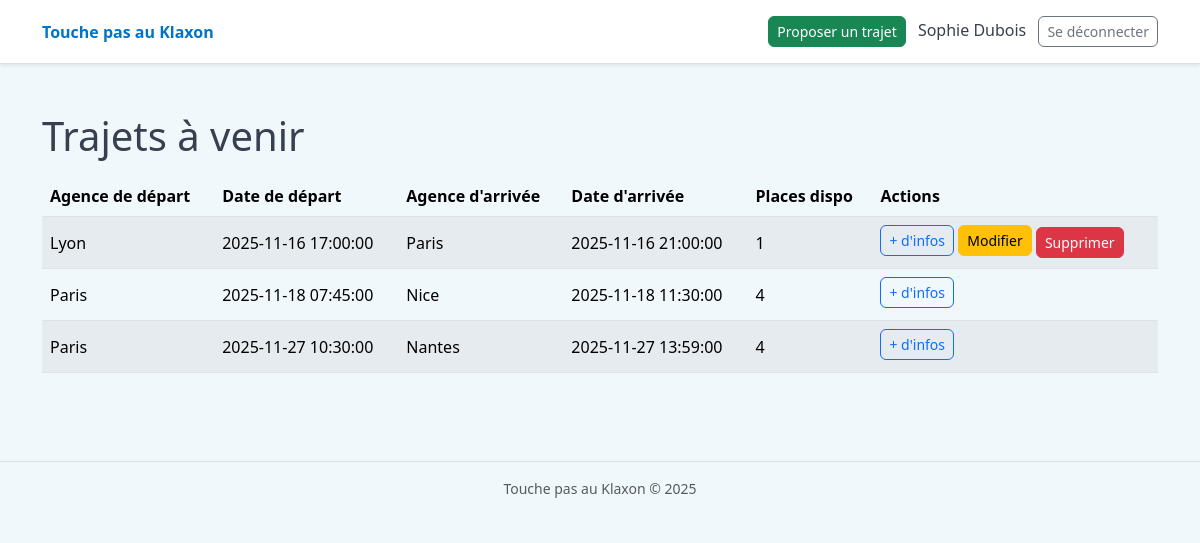
Screenshot of / (signed in) with the database file from the repository.
### tables this page shows
CREATE TABLE `utilisateur` (
  `id_user` int(11) NOT NULL,
  `nom` varchar(100) NOT NULL,
  `prenom` varchar(100) NOT NULL,
  `telephone` varchar(20) DEFAULT NULL,
  `email` varchar(150) NOT NULL,
  `mot_de_passe` varchar(255) NOT NULL,
  `role` enum('admin','user') NOT NULL DEFAULT 'user',
  `created_at` datetime NOT NULL DEFAULT CURRENT_TIMESTAMP
);

CREATE TABLE `trajet` (
  `id_trajet` int(11) NOT NULL,
  `utilisateur_id` int(11) NOT NULL,
  `agence_depart_id` int(11) NOT NULL,
  `agence_arrivee_id` int(11) NOT NULL,
  `date_heure_depart` datetime NOT NULL,
  `date_heure_arrivee` datetime NOT NULL,
  `nb_places_total` int(11) NOT NULL,
  `nb_places_disponibles` int(11) NOT NULL,
  `commentaire` text,
  `created_at` datetime NOT NULL DEFAULT CURRENT_TIMESTAMP
);

CREATE TABLE `agence` (
  `id_agence` int(11) NOT NULL,
  `nom` varchar(120) NOT NULL
);

### src/Controller/HomeController.php (called while the page is built, shortened)
<?php
class HomeController
{
    public function index()
    {
        $trajetModel = new Trajet();
        $trajets = $trajetModel->getFutursAvecPlaces();
        $user = isset($_SESSION['user']) ? $_SESSION['user'] : null;
        require __DIR__ . '/../View/home.php';
    }
}

### src/Core/Router.php (called while the page is built, shortened)
<?php
class Router
{
    private $routes = [
        'GET' => [],
        'POST' => [],
    ];
    public function get(string $path, string $action): void
    {
        $this->routes['GET'][$path] = $action;
    }
    public function post(string $path, string $action): void
    {
        $this->routes['POST'][$path] = $action;
    }
    public function run(): void
    {
        $method = $_SERVER['REQUEST_METHOD'] ?? 'GET';
        $uri = parse_url($_SERVER['REQUEST_URI'] ?? '/', PHP_URL_PATH) ?? '/';
        $action = $this->routes[$method][$uri] ?? null;
        list($class, $methodName) = explode('@', $action);
        $controller = new $class();
        $controller->$methodName();
    }
}

### public/index.php (called while the page is built, shortened)
<?php
$router = new Router();
$router->get('/', 'App\Controller\HomeController@index');
$router->get('/login', 'App\Controller\AuthController@loginForm');
$router->post('/login', 'App\Controller\AuthController@login');
$router->get('/logout', 'App\Controller\AuthController@logout');
$router->get('/trajets/show', 'App\Controller\TrajetController@show');
$router->get('/trajets/create', 'App\Controller\TrajetController@create');
$router->post('/trajets', 'App\Controller\TrajetController@store');
$router->get('/trajets/edit', 'App\Controller\TrajetController@edit');
$router->post('/trajets/update', 'App\Controller\TrajetController@update');
$router->post('/trajets/delete', 'App\Controller\TrajetController@delete');
$router->get('/admin', 'App\Controller\AdminController@index');
$router->get('/admin/agences', 'App\Controller\AdminController@agences');
$router->post('/admin/agences/store', 'App\Controller\AdminController@storeAgence');
$router->post('/admin/agences/delete', 'App\Controller\AdminController@deleteAgence');
$router->run();

### src/Model/Trajet.php (called while the page is built, shortened)
<?php
class Trajet
{
    public function getFutursAvecPlaces()
    {
        $pdo = Database::getConnection();
        $sql = "
            SELECT
                t.id_trajet,
                t.date_heure_depart AS date_depart,
                t.date_heure_arrivee AS date_arrivee,
                t.nb_places_total,
                t.nb_places_disponibles,
                ad.nom AS depart,
                aa.nom AS arrivee,
                u.id_user AS conducteur_id,
                u.prenom AS conducteur_prenom,
                u.nom AS conducteur_nom,
                u.email AS conducteur_email,
                u.telephone AS conducteur_tel
            FROM trajet t
            JOIN agence ad ON ad.id_agence = t.agence_depart_id
            JOIN agence aa ON aa.id_agence = t.agence_arrivee_id
            JOIN utilisateur u ON u.id_user = t.utilisateur_id
            WHERE t.date_heure_depart > NOW()
              AND t.nb_places_disponibles > 0
            ORDER BY t.date_heure_depart ASC
        ";
        return $pdo->query($sql)->fetchAll(PDO::FETCH_ASSOC);
    }
}

### src/View/Home.php (the view, shortened to what this page needs)
<!doctype html>
<html lang="fr">
<head>
    <link rel="stylesheet"
          href="https://cdn.jsdelivr.net/npm/bootstrap@5.3.3/dist/css/bootstrap.min.css">
    <link rel="stylesheet" href="/css/theme.css">
</head>
<body>
<?php require __DIR__ . '/partials/header_app.php'; ?>
<div class="container py-4">
    <h1 class="mb-3">Trajets à venir</h1>
    <table class="table table-striped align-middle">
        <thead>
        <tr>
            <th>Agence de départ</th>
            <th>Date de départ</th>
            <th>Agence d'arrivée</th>
            <th>Date d'arrivée</th>
            <th>Places dispo</th>
            <th>Actions</th>
        </tr>
        </thead>
        <tbody>
        <?php if (empty($trajets)): ?>
            <tr>
                <td colspan="6">
                    <em>Aucun trajet à venir pour le moment.</em>
                </td>
            </tr>
        <?php else: ?>
            <?php foreach ($trajets as $t): ?>
                <tr>
                    <td><?= htmlspecialchars($t['depart']) ?></td>
                    <td><?= htmlspecialchars($t['date_depart']) ?></td>
                    <td><?= htmlspecialchars($t['arrivee']) ?></td>
                    <td><?= htmlspecialchars($t['date_arrivee']) ?></td>
                    <td><?= (int)$t['nb_places_disponibles'] ?></td>
                    <td>
                        <?php if (!empty($user)): ?>
                            <button type="button"
                                    class="btn btn-sm btn-outline-primary mb-1"
                                    data-bs-toggle="modal"
                                    data-bs-target="#trajetModal"
                                    data-depart="<?= htmlspecialchars($t['depart'], ENT_QUOTES) ?>"
                                    data-datedepart="<?= htmlspecialchars($t['date_depart'], ENT_QUOTES) ?>"
                                    data-arrivee="<?= htmlspecialchars($t['arrivee'], ENT_QUOTES) ?>"
                                    data-datearrivee="<?= htmlspecialchars($t['date_arrivee'], ENT_QUOTES) ?>"
                                    data-conducteur="<?= htmlspecialchars($t['conducteur_prenom'] . ' ' . $t['conducteur_nom'], ENT_QUOTES) ?>"
                                    data-email="<?= htmlspecialchars($t['conducteur_email'], ENT_QUOTES) ?>"
                                    data-telephone="<?= htmlspecialchars($t['conducteur_tel'], ENT_QUOTES) ?>"
                                    data-placestotales="<?= (int)$t['nb_places_total'] ?>"
                                    data-placesdispo="<?= (int)$t['nb_places_disponibles'] ?>">
                                + d'infos
                            </button>
                        <?php endif; ?>
                        <?php if (!empty($user) && (int)$user['id'] === (int)$t['conducteur_id']): ?>
                            <a href="/trajets/edit?id=<?= (int)$t['id_trajet'] ?>"
                               class="btn btn-sm btn-warning mb-1">
                                Modifier
                            </a>
                            <form action="/trajets/delete" method="post" class="d-inline"
                                  onsubmit="return confirm('Supprimer ce trajet ?');">
                                <button type="submit" class="btn btn-sm btn-danger">
                                    Supprimer
                                </button>
                            </form>
                        <?php endif; ?>
                    </td>
                </tr>
            <?php endforeach; ?>
        <?php endif; ?>
        </tbody>
    </table>
</div>
<?php require __DIR__ . '/partials/footer.php'; ?>
</body>
</html>

### src/View/partials/header_app.php (shortened to what this page needs)
<header class="mb-4 border-bottom bg-white shadow-sm">
    <div class="container d-flex justify-content-between align-items-center py-3">
        <a href="/" class="navbar-brand fw-bold text-primary text-decoration-none">
            Touche pas au Klaxon
        </a>
        <div>
            <?php if (empty($user)): ?>
                <a href="/login" class="btn btn-primary btn-sm">
                    Se connecter
                </a>
            <?php else: ?>
                <a href="/trajets/create" class="btn btn-success btn-sm me-2">
                    Proposer un trajet
                </a>
                <span class="me-2">
                    <?= htmlspecialchars($user['prenom'] . ' ' . $user['nom']) ?>
                </span>
                <a href="/logout" class="btn btn-outline-secondary btn-sm">
                    Se déconnecter
                </a>
            <?php endif; ?>
        </div>
    </div>
</header>

### public/css/theme.css (style rules this page uses)
:root { --bs-body-bg: #f1f8fc; --bs-body-color: #384050; --bs-primary: #0074c7; --bs-primary-rgb: 0, 116, 199; --bs-secondary: #384050; --bs-secondary-rgb: 56, 64, 80; --bs-success: #82b864; --bs-success-rgb: 130, 184, 100; --bs-danger: #cd2c2e; --bs-danger-rgb: 205, 44, 46; --bs-info: #0074c7; --bs-warning: #f1f8fc; --bs-dark: #00497c; --bs-dark-rgb: 0, 73, 124; --bs-light: #f1f8fc; --bs-light-rgb: 241, 248, 252; --bs-border-radius: 0.5rem; --bs-border-radius-sm: 0.375rem; --bs-border-radius-lg: 0.75rem; --bs-box-shadow: 0 .5rem 1rem rgba(0, 0, 0, .08); }

### rows the page displays
utilisateur: prenom+nom "Sophie Dubois"
trajet: agence_depart.nom "Lyon", date_heure_depart "2025-11-16 17:00:00", agence_arrivee.nom "Paris", date_heure_arrivee "2025-11-16 21:00:00", nb_places_disponibles "1"
trajet: agence_depart.nom "Paris", date_heure_depart "2025-11-18 07:45:00", agence_arrivee.nom "Nice", date_heure_arrivee "2025-11-18 11:30:00", nb_places_disponibles "4"
trajet: agence_depart.nom "Paris", date_heure_depart "2025-11-27 10:30:00", agence_arrivee.nom "Nantes", date_heure_arrivee "2025-11-27 13:59:00", nb_places_disponibles "4"
